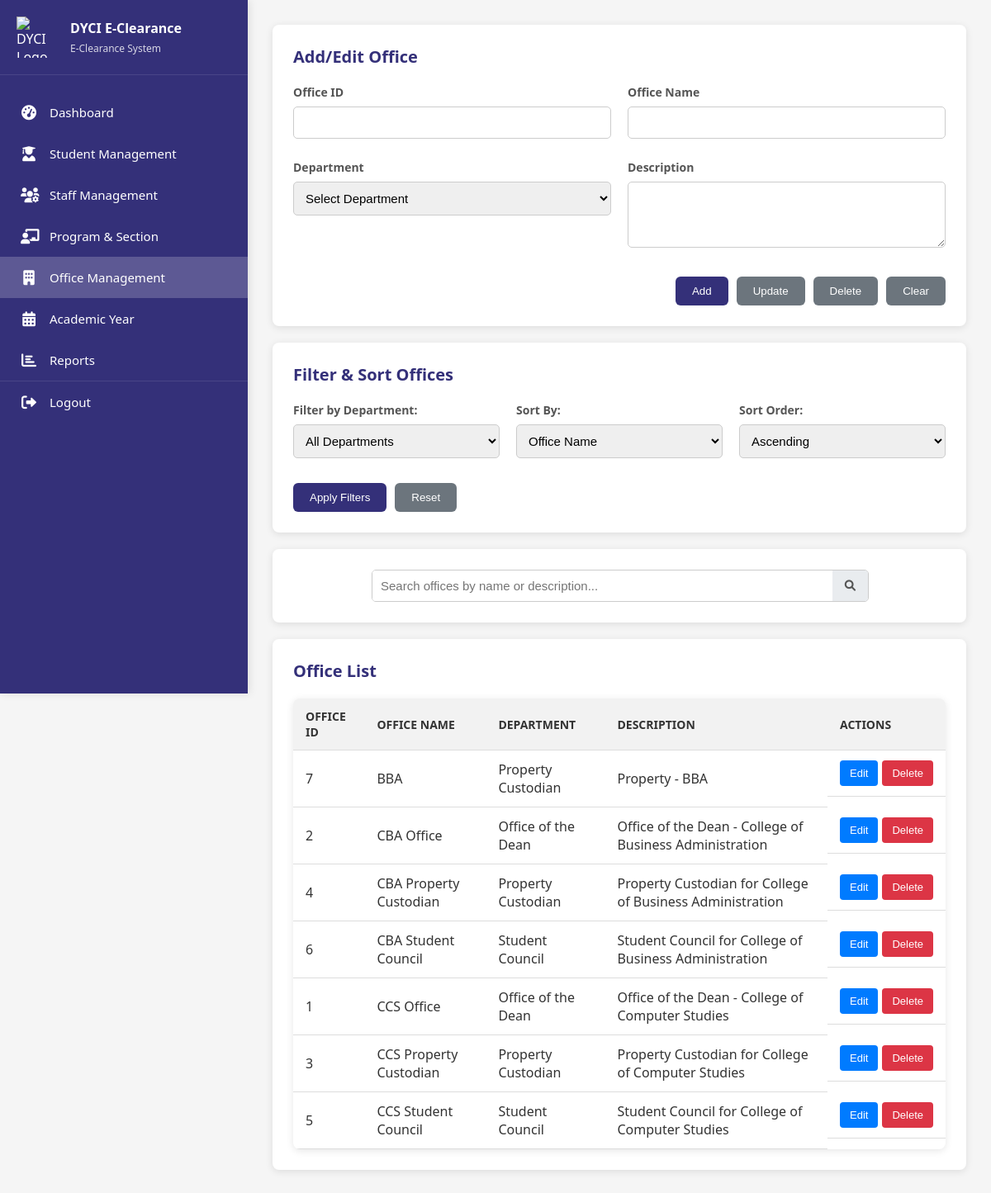
Screenshot of /refer/pages/office_management.php with the database file from the repository.
### tables this page shows
CREATE TABLE `offices` (
  `OfficeID` int(11) NOT NULL,
  `OfficeName` varchar(255) NOT NULL,
  `DepartmentID` int(11) NOT NULL,
  `Description` text DEFAULT NULL
);

CREATE TABLE `departments` (
  `DepartmentID` int(11) NOT NULL,
  `DepartmentName` varchar(255) NOT NULL
);

### refer/pages/office_management.php (the view, shortened to what this page needs)
<?php
include '../includes/db_connect.php';
$search_query = isset($_POST['search_query']) ? $_POST['search_query'] : '';
$office_query = "SELECT o.*, d.DepartmentName
                 FROM offices o
                 LEFT JOIN departments d ON o.DepartmentID = d.DepartmentID";
$sort_by = isset($_POST['sort_by']) ? $_POST['sort_by'] : 'OfficeName';
$sort_order = isset($_POST['sort_order']) ? $_POST['sort_order'] : 'asc';
$sort_order = (strtolower($sort_order) == 'desc') ? 'DESC' : 'ASC';
$office_query .= " ORDER BY " . $sort_by . " " . $sort_order;
$office_result = $conn->query($office_query);
?>
<!DOCTYPE html>
<html lang="en">
<head>
    <link rel="stylesheet" href="https://cdnjs.cloudflare.com/ajax/libs/font-awesome/6.0.0/css/all.min.css">
</head>
<body>
    <nav class="sidebar">
    <div class="logo-container">
        <img src="../assets/dycilogo.png" alt="DYCI Logo" class="logo">
        <div class="logo-text">
            <h2>DYCI E-Clearance</h2>
            <p>E-Clearance System</p>
        </div>
    </div>
    <ul>
        <?php $current_page = basename($_SERVER['PHP_SELF']); ?>
        <li <?php echo ($current_page == 'dashboard.php') ? 'class="active"' : ''; ?>><a href="dashboard.php"><i class="fas fa-tachometer-alt icon"></i> Dashboard</a></li>
        <li <?php echo ($current_page == 'student_management.php') ? 'class="active"' : ''; ?>><a href="student_management.php"><i class="fas fa-user-graduate icon"></i> Student Management</a></li>
        <li <?php echo ($current_page == 'staff_management.php') ? 'class="active"' : ''; ?>><a href="staff_management.php"><i class="fas fa-users-cog icon"></i> Staff Management</a></li>
        <li <?php echo ($current_page == 'program_section.php') ? 'class="active"' : ''; ?>><a href="program_section.php"><i class="fas fa-chalkboard-teacher icon"></i> Program & Section</a></li>
        <li <?php echo ($current_page == 'office_management.php') ? 'class="active"' : ''; ?>><a href="office_management.php"><i class="fas fa-building icon"></i> Office Management</a></li>
        <li <?php echo ($current_page == 'academicyear.php') ? 'class="active"' : ''; ?>><a href="academicyear.php"><i class="fas fa-calendar-alt icon"></i> Academic Year</a></li>
        <li <?php echo ($current_page == 'reports.php') ? 'class="active"' : ''; ?>><a href="reports.php"><i class="fas fa-chart-bar icon"></i> Reports</a></li>
        <li class="logout"><a href="../includes/logout.php"><i class="fas fa-sign-out-alt icon"></i> Logout</a></li>
    </ul>
</nav>
<div class="container">
    <div class="user-panel">
        <h3>Add/Edit Office</h3>
        <form method="POST">
            <div class="form-row">
                <div class="form-group">
                    <label>Office ID</label>
                    <input type="text" id="office_id" name="office_id" readonly>
                </div>
                <div class="form-group">
                    <label>Office Name</label>
                    <input type="text" id="office_name" name="office_name" required>
                </div>
            </div>
            <div class="form-row">
                <div class="form-group">
                    <label>Department</label>
                    <select id="department_id" name="department_id" required>
                        <option value="">Select Department</option>
                    </select>
                </div>
                <div class="form-group">
                    <label>Description</label>
                    <textarea id="description" name="description"></textarea>
                </div>
            </div>
            <div class="form-buttons">
                <button type="submit" name="add_office" class="active">Add</button>
                <button type="submit" name="edit_office">Update</button>
                <button type="submit" name="delete_office" onclick="return confirmDelete();">Delete</button>
                <button type="button" onclick="clearForm();">Clear</button>
            </div>
        </form>
    </div>
    <div class="filter-sort-container">
        <h3>Filter & Sort Offices</h3>
        <form method="POST" id="filterSortForm">
            <div class="form-row">
                <div class="form-group">
                    <label for="filter_department">Filter by Department:</label>
                    <select id="filter_department" name="filter_department" class="form-control">
                        <option value="">All Departments</option>
                    </select>
                </div>
                <div class="form-group">
                    <label for="sort_by">Sort By:</label>
                    <select id="sort_by" name="sort_by" class="form-control">
                        <option value="OfficeName" <?php echo ($sort_by == 'OfficeName') ? 'selected' : ''; ?>>Office Name</option>
                    </select>
                </div>
                <div class="form-group">
                    <label for="sort_order">Sort Order:</label>
                    <select id="sort_order" name="sort_order">
                        <option value="asc" <?php echo ($sort_order == 'asc') ? 'selected' : ''; ?>>Ascending</option>
                    </select>
                </div>
            </div>
            <div class="form-buttons">
                <button type="submit" name="apply_filters" class="btn active">Apply Filters</button>
                <button type="button" name="reset_filters" onclick="resetFilters();" class="btn">Reset</button>
            </div>
        </form>
    </div>
    <div class="search-container">
        <form method="POST" class="search-form">
            <div class="search-input-group">
                <input type="text" name="search_query" id="search_query" placeholder="Search offices by name or description..."
                       value="<?php echo htmlspecialchars($search_query); ?>">
                <button type="submit" name="search" class="search-button">
                    <i class="fas fa-search"></i>
                </button>
            </div>
        </form>
    </div>
    <div class="user-list-container">
        <h3>Office List</h3>
        <?php if ($office_result->num_rows > 0): ?>
            <div class="table-wrapper">
                <table>
                    <thead>
                        <tr>
                            <th>Office ID</th>
                            <th>Office Name</th>
                            <th>Department</th>
                            <th>Description</th>
                            <th>Actions</th>
                        </tr>
                    </thead>
                    <tbody>
                        <?php while ($row = $office_result->fetch_assoc()): ?>
                            <tr onclick="populateForm(<?php echo htmlspecialchars(json_encode($row)); ?>)">
                                <td><?php echo htmlspecialchars($row['OfficeID']); ?></td>
                                <td><?php echo htmlspecialchars($row['OfficeName']); ?></td>
                                <td><?php echo htmlspecialchars($row['DepartmentName']); ?></td>
                                <td><?php echo htmlspecialchars($row['Description']); ?></td>
                                <td class="action-buttons">
                                    <button class="btn btn-edit" onclick="event.stopPropagation(); populateForm(<?php echo htmlspecialchars(json_encode($row)); ?>)">Edit</button>
                                    <button class="btn btn-delete" onclick="event.stopPropagation(); confirmDelete(<?php echo $row['OfficeID']; ?>)">Delete</button>
                                </td>
                            </tr>
                        <?php endwhile; ?>
                    </tbody>
                </table>
            </div>
        <?php else: ?>
            <p>No offices found.</p>
        <?php endif; ?>
    </div>
</body>
</html>

### refer/pages/office_management.php (style rules this page uses)
body { font-family: 'Segoe UI', Tahoma, Geneva, Verdana, sans-serif; margin: 0; padding: 0; background-color: #f5f5f5; color: #333; display: flex; min-height: 100vh; }
.sidebar { width: 300px; background-color: #343079; color: white; height: 100vh; position: fixed; padding: 20px 0; box-shadow: 2px 0 10px rgba(0,0,0,0.1); overflow-y: auto; transition: all 0.3s; }
.logo-container { display: flex; align-items: center; padding: 0 20px 20px; border-bottom: 1px solid rgba(255,255,255,0.1); margin-bottom: 20px; }
.logo { width: 50px; height: 50px; margin-right: 15px; }
.logo-text h2 { font-size: 16px; margin: 0 0 5px 0; font-weight: 600; }
.logo-text p { font-size: 12px; margin: 0; opacity: 0.8; }
.sidebar ul { list-style: none; padding: 0; margin: 0; }
.sidebar li a { display: flex; align-items: center; padding: 15px 25px; color: white; text-decoration: none; transition: all 0.3s; font-size: 15px; }
.sidebar li.active a { background-color: rgba(255,255,255,0.2); }
.sidebar li.logout { margin-top: auto; border-top: 1px solid rgba(255,255,255,0.1); }
.sidebar .icon { margin-right: 15px; font-size: 18px; width: 20px; text-align: center; }
.container { flex: 1; margin-left: 300px; padding: 30px; display: flex; flex-direction: column; min-height: 100vh; box-sizing: border-box; overflow-y: auto; }
.user-panel, .filter-sort-container, .search-container, .user-list-container { background-color: white; border-radius: 8px; padding: 25px; box-shadow: 0 2px 10px rgba(0,0,0,0.1); margin-bottom: 20px; }
.user-panel h3, .filter-sort-container h3, .user-list-container h3 { margin-top: 0; color: #343079; font-size: 20px; margin-bottom: 20px; }
.form-row { display: flex; flex-wrap: wrap; gap: 20px; margin-bottom: 15px; }
.form-group { flex: 1; min-width: 200px; margin-bottom: 10px; }
.form-group label { display: block; margin-bottom: 8px; font-weight: 600; color: #555; font-size: 14px; }
.form-group input[type="text"], .form-group input[type="email"], .form-group input[type="password"], .form-group select, .form-group textarea { width: 100%; padding: 10px; border: 1px solid #ccc; border-radius: 5px; font-size: 15px; box-sizing: border-box; }
.form-group textarea { resize: vertical; min-height: 80px; }
.form-buttons { display: flex; gap: 10px; margin-top: 20px; justify-content: flex-end; }
.form-buttons button { padding: 10px 20px; border: none; border-radius: 6px; cursor: pointer; font-weight: 500; transition: background-color 0.3s ease; }
.form-buttons button.active { background-color: #343079; color: white; }
.form-buttons button:not(.active) { background-color: #6c757d; color: white; }
.filter-sort-container .form-row { align-items: flex-end; }
.filter-sort-container .form-buttons { justify-content: flex-start; }
.search-input-group { display: flex; border: 1px solid #ccc; border-radius: 5px; overflow: hidden; width: 100%; }
.search-input-group input[type="text"] { border: none; flex-grow: 1; padding: 10px; font-size: 15px; }
.search-input-group .search-button, .search-input-group .clear-search-button { background-color: #e9ecef; border: none; padding: 10px 15px; cursor: pointer; transition: background-color 0.3s ease; }
.search-input-group .search-button i, .search-input-group .clear-search-button i { color: #555; }
.search-container { display: flex; justify-content: center; margin-bottom: 20px; }
.search-form { width: 100%; max-width: 600px; }
.table-wrapper { overflow-x: auto; background-color: #ffffff; border-radius: 8px; box-shadow: 0 2px 10px rgba(0,0,0,0.1); margin-top: 20px; }
table { width: 100%; border-collapse: collapse; }
th, td { padding: 12px 15px; text-align: left; border-bottom: 1px solid #ddd; }
th { background-color: #f2f2f2; color: #333; font-weight: 600; text-transform: uppercase; font-size: 14px; }
.action-buttons { display: flex; gap: 5px; }
.action-buttons .btn { padding: 8px 12px; font-size: 13px; border-radius: 4px; border: none; cursor: pointer; transition: background-color 0.3s ease; }
.action-buttons .btn-edit { background-color: #007bff; color: white; }
.action-buttons .btn-delete { background-color: #dc3545; color: white; }

### rows the page displays
offices: OfficeID "7", OfficeName "BBA", DepartmentID.DepartmentName "Property Custodian", Description "Property - BBA"
offices: OfficeID "2", OfficeName "CBA Office", DepartmentID.DepartmentName "Office of the Dean", Description "Office of the Dean - College of Business Administration"
offices: OfficeID "4", OfficeName "CBA Property Custodian", DepartmentID.DepartmentName "Property Custodian", Description "Property Custodian for College of Business Administration"
offices: OfficeID "6", OfficeName "CBA Student Council", DepartmentID.DepartmentName "Student Council", Description "Student Council for College of Business Administration"
offices: OfficeID "1", OfficeName "CCS Office", DepartmentID.DepartmentName "Office of the Dean", Description "Office of the Dean - College of Computer Studies"
offices: OfficeID "3", OfficeName "CCS Property Custodian", DepartmentID.DepartmentName "Property Custodian", Description "Property Custodian for College of Computer Studies"
offices: OfficeID "5", OfficeName "CCS Student Council", DepartmentID.DepartmentName "Student Council", Description "Student Council for College of Computer Studies"
